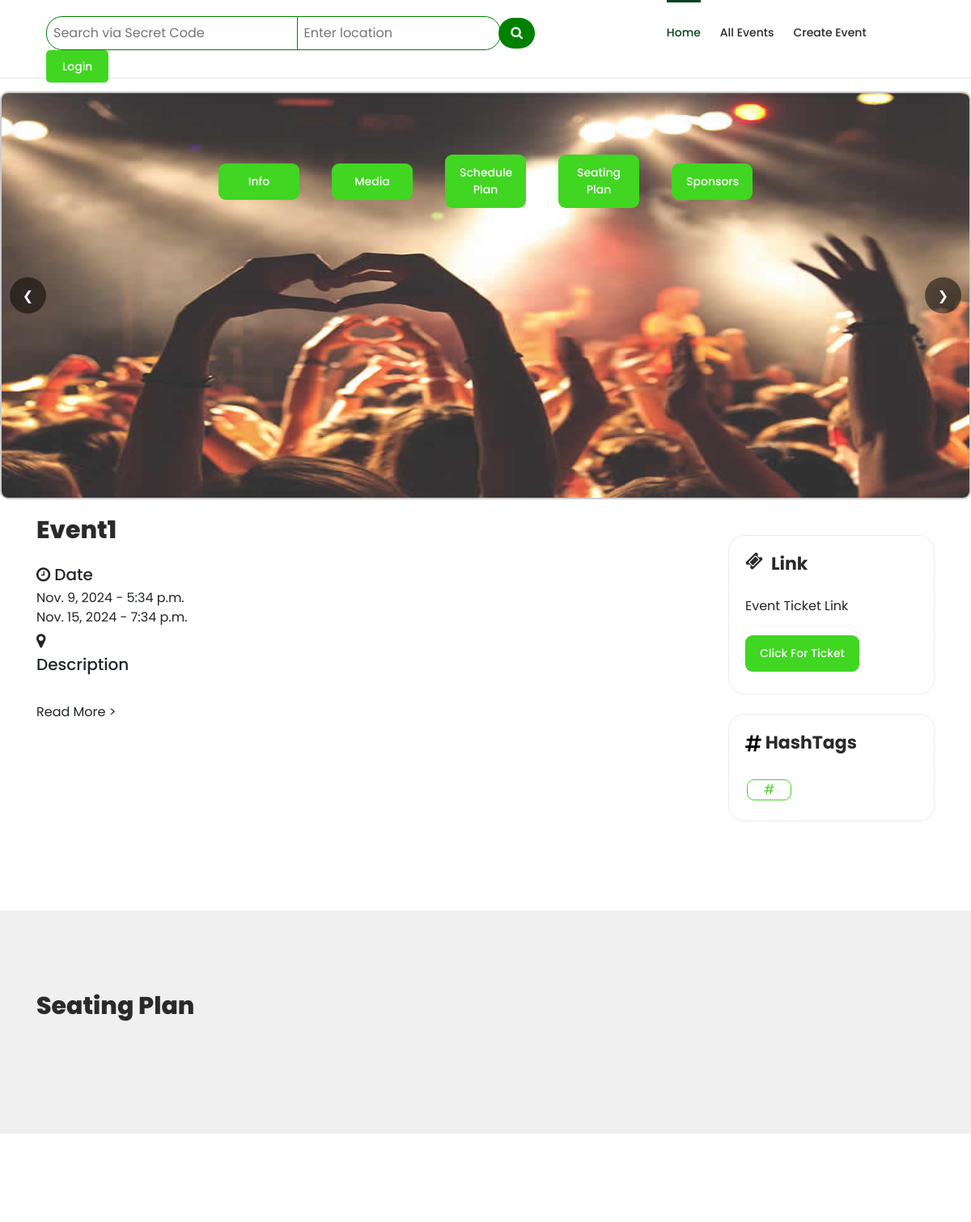
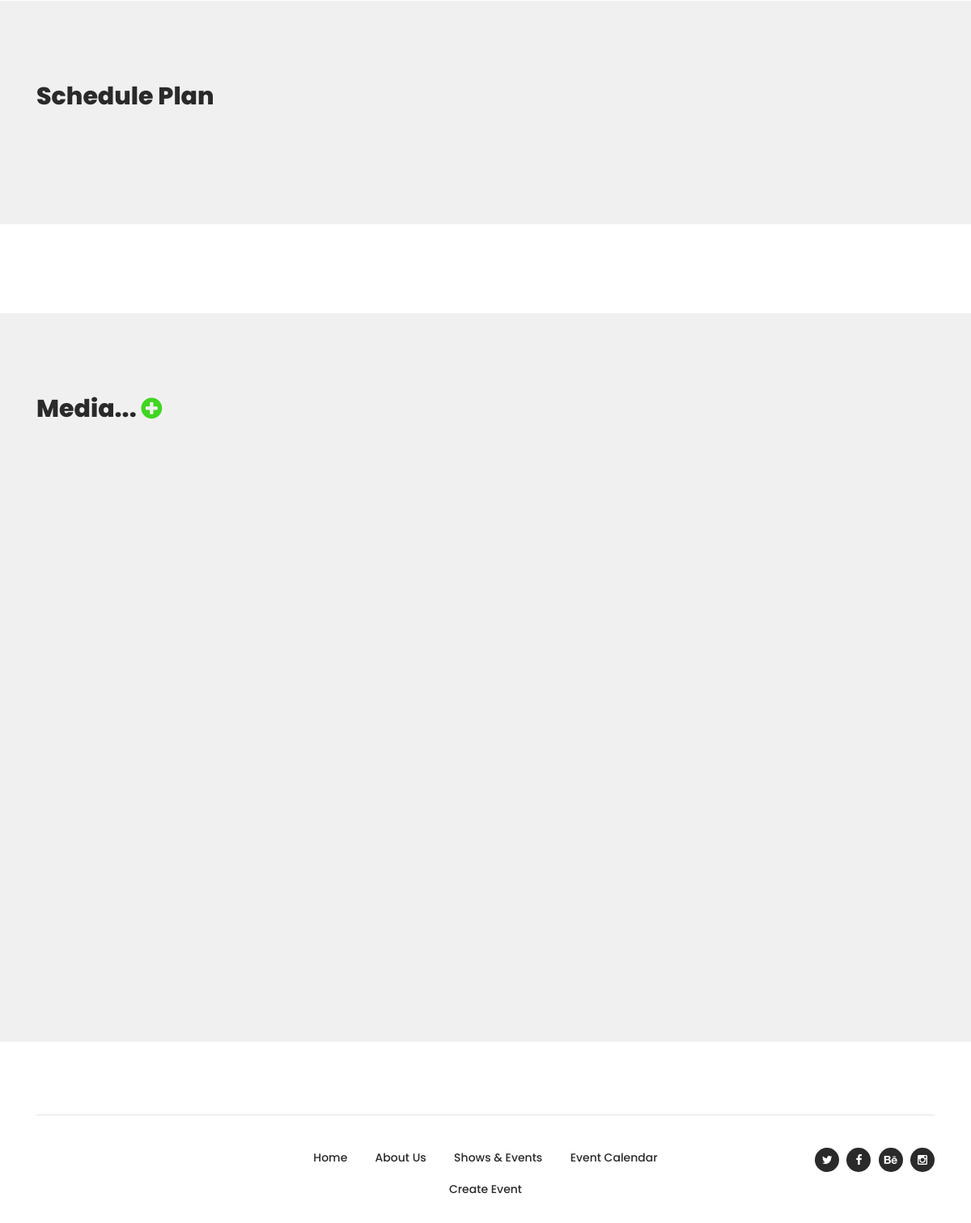
The page /event/53/ on the database its author committed (2 pictures, top to bottom).
### EMS/models.py (models this page shows, shortened)
class EventData(models.Model):
    CATEGORY_CHOICES = [
        ('private', 'Private'),
        ('public', 'Public'),
    ]
    ART_CATEGORY_CHOICES = [
        ('Entertainment', 'Entertainment'),
        ('Festivals_and_Fairs', 'Festivals and Fairs'),
        ('Sporting', 'Sporting'),
        ('Cultural', 'Cultural '),
        ('business', 'Business and Corporate'),
        ('Community', 'Community'),
        ('Educational', 'Educational '),
        ('Health_and_Wellness', 'Health and Wellness'),
        ('Political', 'Political'),
        ('other', 'Other'),
    ]
    SAVING_MODE_CHOICES = [
        ('draft', 'Draft'),
        ('publish', 'Publish'),
    ]
    user = models.ForeignKey(User, on_delete=models.CASCADE)
    name = models.CharField(max_length=100)
    category = models.CharField(max_length=10, choices=CATEGORY_CHOICES, blank=True, default='public')
    art_category = models.CharField(max_length=20, choices=ART_CATEGORY_CHOICES, blank=True, default='other')
    image = models.ImageField(upload_to='event_images/',blank=True)
    description = models.TextField(blank=True)
    link = models.CharField(max_length=500,blank=True)
    instructions = models.TextField(blank=True)
    geast_list = models.TextField(blank=True)
    place_info = models.CharField(max_length=200, blank=True)
    start_date = models.DateField()
    end_date = models.DateField()
    start_time = models.TimeField()
    end_time = models.TimeField()
    created_user = models.ForeignKey('auth.User', on_delete=models.CASCADE, related_name='created_user')
    updated_user = models.ForeignKey('auth.User', on_delete=models.CASCADE, related_name='updated_user')
    created_date = models.DateField(auto_now_add=True)
    updated_date = models.DateField(auto_now_add=True)
    sitting_plan_name = models.CharField(max_length=500,blank=True)
    sitting_plan = models.ImageField(upload_to='sitting_plan_files/', blank=True, default='Seating Plan')
    schedule_plan_name = models.CharField(max_length=500,blank=True)
    schedule_plan = models.ImageField(upload_to='schedule_plan_files/', blank=True, default='Schedule Plan')
    hashTags = models.CharField(max_length=100, blank=True)
    saving_mode = models.CharField(max_length=20, choices=SAVING_MODE_CHOICES, default='draft')

class Image(models.Model):
    event = models.ForeignKey(EventData, on_delete=models.CASCADE, related_name='images')
    image = models.ImageField(upload_to='event_images/')

### EMS/views.py (the view)
# urls.py: path('event/<int:event_id>/', views.event_detail, name='event_detail'),
def event_detail(request, event_id):
    event = get_object_or_404(EventData, id=event_id)
    images = event.images.all()
    sitting_plans = event.sitting_plans.all()
    schedule_plans = event.schedule_plans.all()
    userData = User.objects.get(username = event.user)
    event_related = EventData.objects.filter(user=userData.id)[:3]
    comments = event.comments.filter(status = 'approve')
    hashtags = event.hashTags.split(" ")
    if request.method == 'POST':
        form = CommentForm(request.POST, request.FILES)
        if form.is_valid():
            comment = form.save(commit=False)
            comment.event = event
            comment.user = event.user  # Assuming the user is logged in
            comment.save()
            messages.success(request, 'Successfully Sent!')
            return redirect('event_detail', event_id=event.id)
    else:
        form = CommentForm()
    if event.category == 'public':
        return render(request, 'events/event_detail.html', {'event': event,'hashtags':hashtags,'images': images,'sitting_plans': sitting_plans,'schedule_plans': schedule_plans, 'event_related':event_related, 'comments': comments, 'form': form,'active_page': 'home', 'showComment':''})
    else:
        return render(request, 'events/event_detail.html', {'event': event, 'hashtags':hashtags,'images': images,'sitting_plans': sitting_plans,'schedule_plans': schedule_plans,'event_related':event_related, 'comments': comments, 'form': form,'active_page': 'home', 'showComment':'True'})

### EMS/templates/events/event_detail.html (shortened to what this page needs)
{% extends 'base/base.html' %}
{% load custom_filters %}
{% load static %}
{% block content %}
<div class="shortcuts">
    <ul>
        <li><a href="#DescSection">Info</a></li>
        <li><a href="#MediaSection">Media</a></li>
        <li><a href="#ScheduleSection">{% if event.schedule_plan_name %}  {{event.schedule_plan_name}} {% else %} Schedule {% endif %}</a></li>
        <li><a href="#MapSection">{% if event.sitting_plan_name %}  {{event.sitting_plan_name}} {% else %} Map {% endif %}</a></li>
        <li><a href="#SponsorsSection">Sponsors</a></li>
    </ul>
</div>
<div class="carousel">
    <div class="slides">
        {% for image in images %}
        <div class="slide">
            <img src="{{image.image.url}}" alt="Banner 1" height="500px">
        </div>
        {% endfor %}
    </div>
    <button class="btn prev">❮</button>
    <button class="btn next">❯</button>
</div>
<div id="DescSection" class="about-upcoming-shows">
    <div class="container">
        <div class="row">
            <div class="col-lg-9">
                <h2>{{ event.name }}</h2>
                <h5 style="margin-bottom: 5px;"><i class="fa fa-clock-o"></i> Date </h5>
                <span class="datetime">{{ event.start_date }} - {{ event.start_time }} </span><br>
                <span id="timmer">{{ event.end_date }} - {{ event.end_time }} </span>
                <h5 style="margin: 5px 0;"><i class="fa fa-map-marker"></i> {{ event.place_info }} </h5>
                <h5 style="margin: 5px 0;">Description </h5>
                <label for="desc_toggle"><a></a></label>
                 <br>
            </div>
            <div class="col-lg-3">
                <br>
                <div class="next-shows">
                    <h4><i class="fa fa-ticket"></i> Link </h4>
                    <div class="down-content">
                        <span> Event Ticket Link</span> <br> <br>
                        <div class="main-dark-button">
                            <a {% if event.link %} href="{{event.link | checkHttp }}" target="_blank" {%else%} href="#" {% endif %} style="color: white;border-radius: 9px;overflow: hidden;"
                                >Click for ticket </a>
                        </div>
                    </div>
                </div>
                <br>
                {% if hashtags %}
                <div class="next-shows">
                    <h4>
                     HashTags </h4>
                    <div class="down-content" style="display: flex;flex-wrap: wrap;">
                            {% for tag in hashtags%}
                            <a class="outline_login_btn" {% if tag %} href="{% url 'search_tags' tag %}" {% endif %}style="color: white;border-radius: 9px;overflow: hidden; margin: 5px 2px;"
                                target="_blank">#{{tag}} </a>
                            {% endfor %}
                    </div>
                </div>
                {% endif %}
            </div>
        </div>
    </div>
</div>
{% if event.sitting_plan %}
<div id="MapSection" class="also-like">
    <div class="container">
        <div class="row">
            <div class="col-lg-12">
                <h2>{{event.sitting_plan_name}}</h2>
            </div>
        </div>
    </div>
</div>
{% endif %}
{% if event.schedule_plan %}
<div id="ScheduleSection" class="also-like">
    <div class="container">
        <div class="row">
            <div class="col-lg-12">
                <h2>{{event.schedule_plan_name}}</h2>
            </div>
        </div>
    </div>
</div>
{% endif %}
<div id="MediaSection" class="also-like">
    <div class="container">
        <div class="row">
            <div class="col-lg-12">
                <h2>Media... <a href="#CommentMediaSection"><i style="color: #40d621;"
                            class="fa fa-plus-circle"></i></a>
                </h2>
            </div>
        </div>
    </div>
</div>
{% endblock content %}

### EMS/templates/base/base.html (shortened to what this page needs)
<!DOCTYPE html>
<html lang="en">
{% load static %}
<head>
  {% include 'base/header.html' %}
</head>
<body>
  {% include 'base/navbar.html' %}
  {% block content %}
  {% endblock content %}
  {% include 'base/footer.html' %}
</body>
</html>

### EMS/templates/base/header.html
{% load static %}
<link rel="stylesheet" type="text/css" href="{% static '/EMS/css/bootstrap.min.css' %}">
<link rel="stylesheet" type="text/css" href="{% static '/EMS/css/font-awesome.css' %}">
<link rel="stylesheet" type="text/css" href="{% static '/EMS/css/owl-carousel.css' %}">
<link rel="stylesheet" href="{% static '/EMS/css/tooplate-artxibition.css' %}">
<link rel="stylesheet" href="{% static '/EMS/css/main_styles.css' %}">

### EMS/templates/base/navbar.html (shortened to what this page needs)
{% load static %}
<header class="header-area header-sticky">
    <div class="container">
        <div class="row">
            <div class="col-12">
                <nav class="main-nav">
                    <ul class="nav">
                        <li>
                            <form id="subscribe" class="nav_search_bar" action="{% url 'search_private_event' %}" method="POST">
                                <div class="row" style="align-items: center;flex-wrap: nowrap;width: 100%;">
                                    <div class="col-sm-5">
                                        <fieldset>
                                            <input style="outline: none; border: 1px solid green; border-radius: 20px 0 0 20px; padding: 8px;
" id="email" name="search" type="search" placeholder="Search via Secret Code"
                                                aria-label="Search">
                                        </fieldset>
                                    </div>
                                    <div class="col-sm-4">
                                        <fieldset>
                                            <input type="text" style="outline: none; border: 1px solid green; border-radius: 0 20px 20px 0; padding: 8px;
" id="locationInput" name="location" placeholder="Enter location"
                                            value="{{ request.GET.location }}" autocomplete="off" />
                                        <div id="suggestions" class="suggestions"></div>                                        </fieldset>
                                    </div>
                                    <div class="col-lg-0">
                                        <fieldset>
                                            <button type="submit" id="form-submit" style=" z-index: 100;position: relative;right: -17px;
outline: none;background: green; color: white; border: none; border-radius: 20px; padding: 7px 15px;"
                                                class="main-dark-button"><i class="fa fa-search"></i></button>
                                        </fieldset>
                                    </div>
                                </div>
                            </form>
                        </li>
                        <li><a href="{% url 'event_list' %}" class="{% if active_page == 'home' %}active{% endif %}">Home</a></li>
                        <li><a href="{% url 'event_show' %}" class="{% if active_page == 'show' %}active{% endif %}">All Events</a></li>
                        <li><a href="{% url 'event_create' %}" class="{% if active_page == 'create' %}active{% endif %}">Create Event</a></li>
                        {% if user.is_authenticated %}
                        {% if request.resolver_match.url_name == "dashboard" %}
                        <li style="padding-left: 0;padding-right: 0;"><a class="login_btn" style="padding-left: 10px; padding-right: 10px;">
                                <form action="{% url 'profile_detail' %}" method="post">
                                    {% csrf_token %}
                                    <button type="submit" class="main-dark-button login_btn"
                                        style="background: none;padding: 0;border: none;">Profile
                                    </button>
                                </form>
                            </a>
                        </li>
                        <span style="padding: 3px;"></span>
                        <li style="padding-left: 0;padding-right: 0;"><a class="login_btn" style="padding-left: 10px; padding-right: 10px;">
                                <form action="{% url 'logout' %}" method="post">
                                    {% csrf_token %}
                                    <button type="submit" class="main-dark-button login_btn"
                                        style="background: none;padding: 0;border: none;">Logout
                                    </button>
                                </form>
                            </a>
                        </li>
                        {% else %}
                        <li><a class="login_btn" href="{% url 'dashboard' %}">DashBoard</a></li>
                        {% endif %}
                        {% else %}
                        <li><a class="login_btn" href="{% url 'login' %}">Login</a></li>
                        {% endif %}
                    </ul>
                </nav>
            </div>
        </div>
    </div>
</header>
<hr>

### EMS/templates/base/footer.html (shortened to what this page needs)
{% load static %}
<footer>
    <div>
        <div class="container">
            <div class="row">
                <div class="col-lg-12">
                    <div class="sub-footer">
                        <div class="row">
                            <div class="col-lg-3">
                                <div class="logo">
                                </div>
                            </div>
                            <div class="col-lg-6">
                                <div class="menu">
                                    <ul>
                                        <li><a href="{% url 'event_list' %}" class="active">Home</a></li>
                                        <li><a href="{% url 'about' %}">About Us</a></li>
                                        <li><a href="{% url 'event_show' %}">Shows & Events</a></li>
                                        <li><a href="{% url 'calendar' %}">Event Calendar</a></li>
                                        <li><a href="{% url 'event_create' %}">Create Event</a></li>
                                    </ul>
                                </div>
                            </div>
                            <div class="col-lg-3">
                                <div class="social-links">
                                    <ul>
                                        <li><a href="#"><i class="fa fa-twitter"></i></a></li>
                                        <li><a href="#"><i class="fa fa-facebook"></i></a></li>
                                        <li><a href="#"><i class="fa fa-behance"></i></a></li>
                                        <li><a href="#"><i class="fa fa-instagram"></i></a></li>
                                    </ul>
                                </div>
                            </div>
                        </div>
                    </div>
                </div>
            </div>
        </div>
</footer>

### EMS/templates/base/js.html (shortened to what this page needs)
{% load static %}

### rows shown on the page
EventData: schedule_plan_name "Schedule Plan", sitting_plan_name "Seating Plan", name "Event1", start_date "Nov. 9, 2024", start_time "5:34 p.m.", end_date "Nov. 15, 2024", end_time "7:34 p.m."
Image: image (picture)
Image: image (picture)
